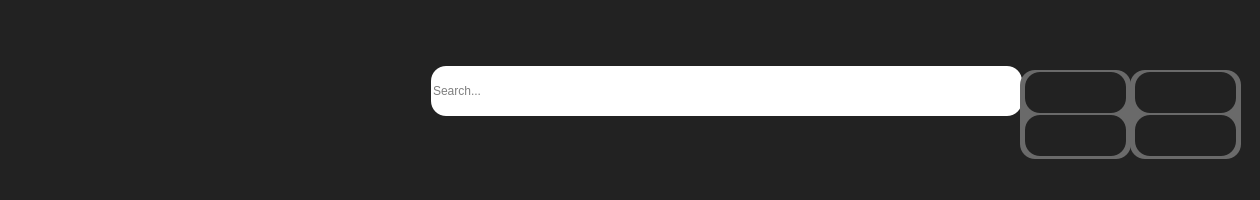
     <widget class="QWidget" name="widget" native="true">
      <property name="minimumSize">
       <size>
        <width>100</width>
        <height>100</height>
       </size>
      </property>
      <property name="maximumSize">
       <size>
        <width>16777215</width>
        <height>200</height>
       </size>
      </property>
      <property name="styleSheet">
       <string notr="true">background-color: rgb(34, 34, 34);
border-radius: 15px</string>
      </property>
      <widget class="QPushButton" name="bt_account">
       <property name="geometry">
        <rect>
         <x>1190</x>
         <y>10</y>
         <width>61</width>
         <height>61</height>
        </rect>
       </property>
       <property name="cursor">
        <cursorShape>PointingHandCursor</cursorShape>
       </property>
       <property name="text">
        <string/>
       </property>
       <property name="icon">
        <iconset>
         <normaloff>icon/user.png</normaloff>icon/user.png</iconset>
       </property>
       <property name="iconSize">
        <size>
         <width>50</width>
         <height>50</height>
        </size>
       </property>
      </widget>
      <widget class="QPushButton" name="bt_cart">
       <property name="geometry">
        <rect>
         <x>1120</x>
         <y>10</y>
         <width>61</width>
         <height>61</height>
        </rect>
       </property>
       <property name="cursor">
        <cursorShape>PointingHandCursor</cursorShape>
       </property>
       <property name="text">
        <string/>
       </property>
       <property name="icon">
        <iconset>
         <normaloff>icon/shopping-cart.png</normaloff>icon/shopping-cart.png</iconset>
       </property>
       <property name="iconSize">
        <size>
         <width>50</width>
         <height>50</height>
        </size>
       </property>
      </widget>
      <widget class="QPushButton" name="bt_search">
       <property name="geometry">
        <rect>
         <x>970</x>
         <y>60</y>
         <width>51</width>
         <height>61</height>
        </rect>
       </property>
       <property name="styleSheet">
        <string notr="true">background-color: 0</string>
       </property>
       <property name="text">
        <string/>
       </property>
       <property name="icon">
        <iconset>
         <normaloff>icon/search.png</normaloff>icon/search.png</iconset>
       </property>
       <property name="iconSize">
        <size>
         <width>35</width>
         <height>35</height>
        </size>
       </property>
      </widget>
      <widget class="QLineEdit" name="search_text">
       <property name="geometry">
        <rect>
         <x>431</x>
         <y>66</y>
         <width>591</width>
         <height>50</height>
        </rect>
       </property>
       <property name="styleSheet">
        <string notr="true">background-color: 0;
color: rgb(0, 0, 0);
font: 24pt &quot;Verdana&quot;;
</string>
       </property>
       <property name="placeholderText">
        <string>Search...</string>
       </property>
      </widget>
      <widget class="QWidget" name="sb_acc" native="true">
       <property name="geometry">
        <rect>
         <x>1130</x>
         <y>70</y>
         <width>111</width>
         <height>89</height>
        </rect>
       </property>
       <property name="styleSheet">
        <string notr="true">background-color: rgb(106, 106, 106)</string>
       </property>
       <widget class="QPushButton" name="bt_login">
        <property name="geometry">
         <rect>
          <x>5</x>
          <y>2</y>
          <width>101</width>
          <height>41</height>
         </rect>
        </property>
        <property name="cursor">
         <cursorShape>PointingHandCursor</cursorShape>
        </property>
        <property name="styleSheet">
         <string notr="true">background-color: rgb(34, 34, 34)</string>
        </property>
        <property name="text">
         <string/>
        </property>
        <property name="icon">
         <iconset>
          <normaloff>icon/11.png</normaloff>icon/11.png</iconset>
        </property>
        <property name="iconSize">
         <size>
          <width>300</width>
          <height>300</height>
         </size>
        </property>
       </widget>
       <widget class="QPushButton" name="bt_res">
        <property name="geometry">
         <rect>
          <x>5</x>
          <y>45</y>
          <width>101</width>
          <height>41</height>
         </rect>
        </property>
        <property name="cursor">
         <cursorShape>PointingHandCursor</cursorShape>
        </property>
        <property name="styleSheet">
         <string notr="true">background-color: rgb(34, 34, 34)</string>
        </property>
        <property name="text">
         <string/>
        </property>
        <property name="icon">
         <iconset>
          <normaloff>icon/12.png</normaloff>icon/12.png</iconset>
        </property>
        <property name="iconSize">
         <size>
          <width>300</width>
          <height>300</height>
         </size>
        </property>
       </widget>
      </widget>
      <widget class="QPushButton" name="bt_logo">
       <property name="geometry">
        <rect>
         <x>-20</x>
         <y>-20</y>
         <width>451</width>
         <height>231</height>
        </rect>
       </property>
       <property name="cursor">
        <cursorShape>PointingHandCursor</cursorShape>
       </property>
       <property name="styleSheet">
        <string notr="true">background-color: 0
</string>
       </property>
       <property name="text">
        <string/>
       </property>
       <property name="icon">
        <iconset>
         <normaloff>icon/logo dat.png</normaloff>icon/logo dat.png</iconset>
       </property>
       <property name="iconSize">
        <size>
         <width>500</width>
         <height>500</height>
        </size>
       </property>
      </widget>
      <widget class="QPushButton" name="bt_contact">
       <property name="enabled">
        <bool>true</bool>
       </property>
       <property name="geometry">
        <rect>
         <x>878</x>
         <y>131</y>
         <width>142</width>
         <height>59</height>
        </rect>
       </property>
       <property name="text">
        <string/>
       </property>
       <property name="icon">
        <iconset>
         <normaloff>icon/Black White Simple Modern Neon Griddy Bold Technology Pixel Electronics Store Logo.png</normaloff>icon/Black White Simple Modern Neon Griddy Bold Technology Pixel Electronics Store Logo.png</iconset>
       </property>
       <property name="iconSize">
        <size>
         <width>200</width>
         <height>400</height>
        </size>
       </property>
      </widget>
      <widget class="QPushButton" name="bt_home">
       <property name="geometry">
        <rect>
         <x>431</x>
         <y>131</y>
         <width>142</width>
         <height>59</height>
        </rect>
       </property>
       <property name="text">
        <string/>
       </property>
       <property name="icon">
        <iconset>
         <normaloff>icon/7.png</normaloff>icon/7.png</iconset>
       </property>
       <property name="iconSize">
        <size>
         <width>200</width>
         <height>400</height>
        </size>
       </property>
      </widget>
      <widget class="QPushButton" name="bt_products">
       <property name="geometry">
        <rect>
         <x>580</x>
         <y>131</y>
         <width>142</width>
         <height>59</height>
        </rect>
       </property>
       <property name="text">
        <string/>
       </property>
       <property name="icon">
        <iconset>
         <normaloff>icon/6.png</normaloff>icon/6.png</iconset>
       </property>
       <property name="iconSize">
        <size>
         <width>200</width>
         <height>400</height>
        </size>
       </property>
       <property name="checkable">
        <bool>true</bool>
       </property>
      </widget>
      <widget class="QPushButton" name="bt_about">
       <property name="enabled">
        <bool>true</bool>
       </property>
       <property name="geometry">
        <rect>
         <x>729</x>
         <y>131</y>
         <width>142</width>
         <height>59</height>
        </rect>
       </property>
       <property name="text">
        <string/>
       </property>
       <property name="icon">
        <iconset>
         <normaloff>icon/8.png</normaloff>icon/8.png</iconset>
       </property>
       <property name="iconSize">
        <size>
         <width>200</width>
         <height>400</height>
        </size>
       </property>
      </widget>
      <widget class="QWidget" name="sb_out" native="true">
       <property name="geometry">
        <rect>
         <x>1020</x>
         <y>70</y>
         <width>111</width>
         <height>89</height>
        </rect>
       </property>
       <property name="styleSheet">
        <string notr="true">background-color: rgb(106, 106, 106)</string>
       </property>
       <widget class="QPushButton" name="bt_out">
        <property name="geometry">
         <rect>
          <x>5</x>
          <y>45</y>
          <width>101</width>
          <height>41</height>
         </rect>
        </property>
        <property name="cursor">
         <cursorShape>PointingHandCursor</cursorShape>
        </property>
        <property name="styleSheet">
         <string notr="true">background-color: rgb(34, 34, 34)</string>
        </property>
        <property name="text">
         <string/>
        </property>
        <property name="icon">
         <iconset>
          <normaloff>icon/btuhpng.png</normaloff>icon/btuhpng.png</iconset>
        </property>
        <property name="iconSize">
         <size>
          <width>300</width>
          <height>300</height>
         </size>
        </property>
       </widget>
       <widget class="QPushButton" name="bt_info">
        <property name="geometry">
         <rect>
          <x>5</x>
          <y>2</y>
          <width>101</width>
          <height>41</height>
         </rect>
        </property>
        <property name="cursor">
         <cursorShape>PointingHandCursor</cursorShape>
        </property>
        <property name="styleSheet">
         <string notr="true">background-color: rgb(34, 34, 34)</string>
        </property>
        <property name="text">
         <string/>
        </property>
        <property name="icon">
         <iconset>
          <normaloff>icon/Black White Simple Modern Neon Griddy Bold Technology Pixel Electronics Store Logo (2).png</normaloff>icon/Black White Simple Modern Neon Griddy Bold Technology Pixel Electronics Store Logo (2).png</iconset>
        </property>
        <property name="iconSize">
         <size>
          <width>300</width>
          <height>300</height>
         </size>
        </property>
       </widget>
      </widget>
      <zorder>bt_contact</zorder>
      <zorder>bt_home</zorder>
      <zorder>bt_products</zorder>
      <zorder>bt_about</zorder>
      <zorder>search_text</zorder>
      <zorder>bt_account</zorder>
      <zorder>bt_cart</zorder>
      <zorder>bt_search</zorder>
      <zorder>sb_acc</zorder>
      <zorder>bt_logo</zorder>
      <zorder>sb_out</zorder>
     </widget>
